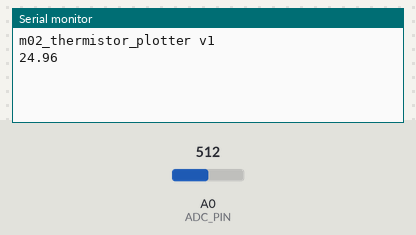
Bench run of a sketch on a simulated Arduino Uno, built with avr-gcc and run on an emulated ATmega328P. Parts: the last lines printed to the serial monitor. Inputs (shaded band) come from the test bench; at power-on: A0 (ADC_PIN) = 512.

Above: at 1.8 s.
1.9 s: A0 (ADC_PIN) set to 716
At 2.8 s:
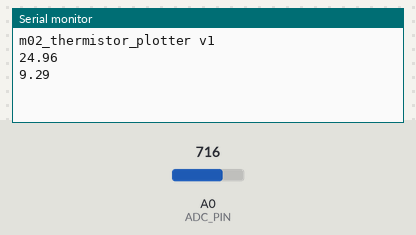
3.4 s: A0 (ADC_PIN) set to 900
At 4.5 s:
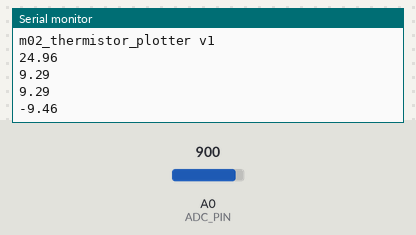
Timing chart, 0 to 6.4 s (numbered marks = the images above; inputs shaded):
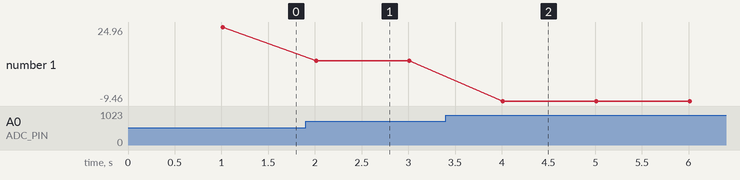

The sketch:

m02_thermistor_plotter.ino
```cpp
/*
  m02_thermistor_plotter.ino
  Module 2 -- First Real Instrument Pieces
  Part 2 -- same measurement chain, but prints ONLY the temperature so Arduino
           Serial Plotter draws temperature versus serial read order.

  Team:      TEC 8
  Course:    Phys 39 -- Instrumentation and Thermal Physics
  Board:     Arduino Uno (ELEGOO UNO R3), USB powered.
  Wiring:    5V -> 100 kOhm fixed resistor -> A0 -> thermistor -> GND.
  Baud:      9600
  Output:    one bare number per line, e.g. 24.91

  SAFETY:    TEC disconnected for all of Module 2. Actuator power stays OFF until
             the H-bridge input signals have been checked on the oscilloscope.
             Every scope probe ground clip goes to Arduino GND -- NEVER to M+ or M-,
             which are both driven H-bridge outputs.

  Version:   v1 (2026-09-10)
*/

const char* VERSION = "m02_thermistor_plotter v1";

// Circuit constants
const int ADC_PIN = A0;
const float V_REF = 5.0;
const float FIXED_RESISTOR = 100000.0;  // 100 kOhm

// Thermistor beta model constants
const float R0 = 100000.0;   // 100 kOhm at 25 C
const float T0 = 298.15;      // 25 C in Kelvin
const float BETA = 4540.0;    // Datasheet value

// Measurement constants
const int NUM_SAMPLES = 100;
const unsigned long REPORT_INTERVAL = 1000;

// Timing
unsigned long lastReportTime = 0;


// ============================================================================
// averageAdcSamples()
// ============================================================================
float averageAdcSamples() {
  long sum = 0;

  for (int i = 0; i < NUM_SAMPLES; i++) {
    sum += analogRead(ADC_PIN);
  }

  return sum / (float)NUM_SAMPLES;
}


// ============================================================================
// adcToVoltage()
// ============================================================================
float adcToVoltage(float avgAdc) {
  // NOTE: Module 1 standardised on /1024 (1024 levels, codes 0-1023). These
  // sketches use /1023, which maps code 1023 to exactly V_REF. At mid-scale the
  // two differ by 2.4 mV, about 0.04 C here -- far below the measurement's real
  // uncertainty, so it does not matter numerically. It is left as /1023 because
  // that is what produced the recorded data; say which convention you used.
  return (avgAdc / 1023.0) * V_REF;
}


// ============================================================================
// voltageToResistance()
// ============================================================================
float voltageToResistance(float voltage) {
  if (voltage >= V_REF || voltage <= 0) {
    return 0;
  }

  return FIXED_RESISTOR * voltage / (V_REF - voltage);
}


// ============================================================================
// resistanceToCelsius()
// ============================================================================
float resistanceToCelsius(float resistance) {
  if (resistance <= 0) {
    return 0;
  }

  float invT =
      (1.0 / T0)
      + (1.0 / BETA) * log(resistance / R0);

  float tempKelvin = 1.0 / invT;

  return tempKelvin - 273.15;
}


// ============================================================================
// setup()
// ============================================================================
void setup() {
  Serial.begin(9600);
  Serial.println(VERSION);   // identifies the build on the board

  lastReportTime = millis();
}


// ============================================================================
// loop()
// ============================================================================
void loop() {
  unsigned long currentTime = millis();

  if (currentTime - lastReportTime >= REPORT_INTERVAL) {
    lastReportTime = currentTime;

    // Average raw ADC measurements first
    float avgAdc = averageAdcSamples();

    // Convert in required sequence
    float voltage = adcToVoltage(avgAdc);

    float resistance =
        voltageToResistance(voltage);

    float temperature =
        resistanceToCelsius(resistance);

    // IMPORTANT:
    // Serial Plotter should receive only one temperature value per line
    Serial.println(temperature, 2);
  }
}
```

Measured:
- after the input at 1.9 s, the serial monitor: prints a new line after 0.11 s (image 1)
- after the input at 3.4 s, the serial monitor: prints a new line after 0.61 s (image 2)
- plotted number 1: 24.96 → 9.29 after the input at 1.9 s, 9.29 → -9.46 after the input at 3.4 s
